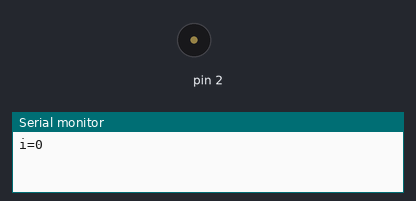
This sketch was run on a simulated Arduino Uno, built with avr-gcc and run on an emulated ATmega328P. Shown: buzzer (waves = sounding), the last lines printed to the serial monitor.

Above: at 1.0 s.
At 9.0 s:
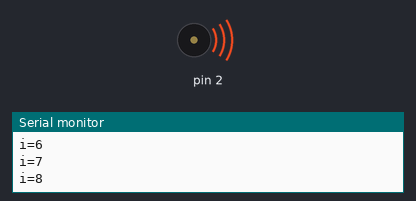
Timing chart, 0 to 15.6 s (numbered marks = the images above):
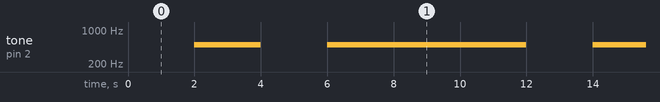

Measured:
- by itself, tone on pin 2: repeats every 12.0 s: silent 2.0 s, 500 Hz 6.0 s, silent 2.0 s, 500 Hz 2.0 s

The sketch:

PATIENT_REMINDER_ALARM_SYSTEM_SOFTWARE_INPUT_AND_PROCESS.ino
```cpp
void setup()
{
    pinMode(2, OUTPUT);
    Serial.begin(9600);
}

void loop()
{ /*
   if(Serial.available()>0) {
   int A=Serial.parseInt();
   Serial.print("A=");
   Serial.println(A);
   int B=Serial.parseInt();
   Serial.print("B=");
   Serial.println(B);
   int C=Serial.parseInt();
   Serial.print("C=");
   Serial.println(C);
   int D=Serial.parseInt();
   Serial.print("D=");
   Serial.println(D);
   digitalWrite(2,A|C);
   Serial.println();
   } */

    for (int i = 0; i <= 11; i++)
    {
        Serial.print("i=");
        Serial.println(i);
        if (i == 0 || i == 1 || i == 4 || i == 5)
        {
            noTone(2);
        }
        else
        {
            tone(2, 500);
        }
        delay(1000);
    }
}
```
